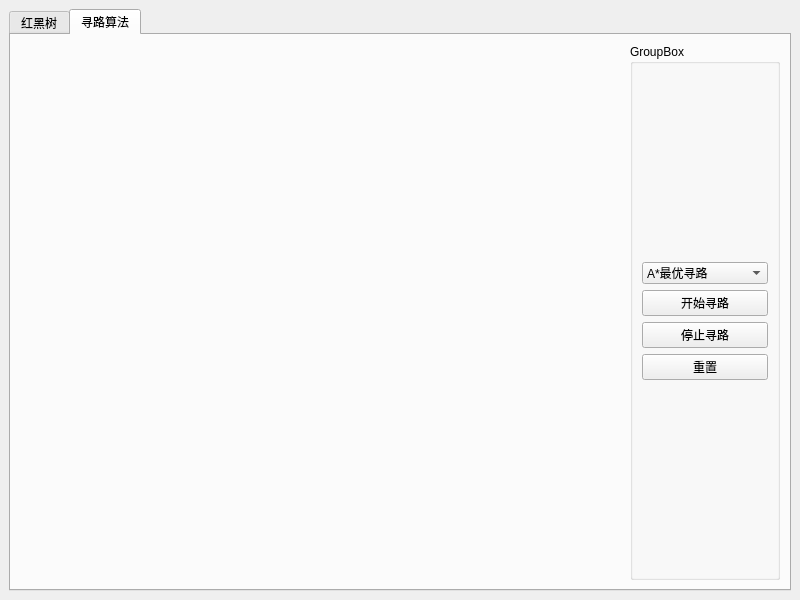
<?xml version="1.0" encoding="UTF-8"?>
<ui version="4.0">
 <class>MainWindow</class>
 <widget class="QMainWindow" name="MainWindow">
  <property name="geometry">
   <rect>
    <x>0</x>
    <y>0</y>
    <width>800</width>
    <height>600</height>
   </rect>
  </property>
  <property name="windowTitle">
   <string>MainWindow</string>
  </property>
  <widget class="QWidget" name="centralwidget">
   <layout class="QHBoxLayout" name="horizontalLayout">
    <item>
     <widget class="QTabWidget" name="tabWidget">
      <property name="tabShape">
       <enum>QTabWidget::Rounded</enum>
      </property>
      <property name="currentIndex">
       <number>1</number>
      </property>
      <property name="elideMode">
       <enum>Qt::ElideRight</enum>
      </property>
      <property name="documentMode">
       <bool>false</bool>
      </property>
      <property name="movable">
       <bool>true</bool>
      </property>
      <widget class="QWidget" name="tab">
       <attribute name="title">
        <string>红黑树</string>
       </attribute>
       <layout class="QVBoxLayout" name="verticalLayout">
        <item>
         <widget class="QGroupBox" name="groupBox">
          <property name="title">
           <string>GroupBox</string>
          </property>
          <layout class="QHBoxLayout" name="horizontalLayout_2">
           <item>
            <widget class="QSpinBox" name="brAddSpinBox">
             <property name="minimumSize">
              <size>
               <width>75</width>
               <height>0</height>
              </size>
             </property>
             <property name="minimum">
              <number>-1000</number>
             </property>
             <property name="maximum">
              <number>1000</number>
             </property>
            </widget>
           </item>
           <item>
            <widget class="QPushButton" name="brAddBtn">
             <property name="text">
              <string>添加</string>
             </property>
            </widget>
           </item>
           <item>
            <widget class="QSpinBox" name="brDelSpinBox">
             <property name="minimumSize">
              <size>
               <width>75</width>
               <height>0</height>
              </size>
             </property>
             <property name="minimum">
              <number>-1000</number>
             </property>
             <property name="maximum">
              <number>1000</number>
             </property>
            </widget>
           </item>
           <item>
            <widget class="QPushButton" name="brDelBtn">
             <property name="text">
              <string>删除</string>
             </property>
            </widget>
           </item>
           <item>
            <widget class="QPushButton" name="clearBtn">
             <property name="text">
              <string>清除</string>
             </property>
            </widget>
           </item>
           <item>
            <spacer name="horizontalSpacer">
             <property name="orientation">
              <enum>Qt::Horizontal</enum>
             </property>
             <property name="sizeHint" stdset="0">
              <size>
               <width>40</width>
               <height>20</height>
              </size>
             </property>
            </spacer>
           </item>
          </layout>
         </widget>
        </item>
        <item>
         <widget class="TreePainter" name="treePainter" native="true">
          <property name="sizePolicy">
           <sizepolicy hsizetype="Preferred" vsizetype="Preferred">
            <horstretch>0</horstretch>
            <verstretch>1</verstretch>
           </sizepolicy>
          </property>
         </widget>
        </item>
       </layout>
      </widget>
      <widget class="QWidget" name="tab_2">
       <attribute name="title">
        <string>寻路算法</string>
       </attribute>
       <layout class="QHBoxLayout" name="horizontalLayout_3">
        <item>
         <layout class="QVBoxLayout" name="verticalLayout_3">
          <property name="topMargin">
           <number>12</number>
          </property>
          <property name="bottomMargin">
           <number>12</number>
          </property>
          <item>
           <widget class="MazePainter" name="mazePainter" native="true">
            <property name="sizePolicy">
             <sizepolicy hsizetype="Preferred" vsizetype="Preferred">
              <horstretch>1</horstretch>
              <verstretch>1</verstretch>
             </sizepolicy>
            </property>
           </widget>
          </item>
         </layout>
        </item>
        <item>
         <widget class="QGroupBox" name="groupBox_2">
          <property name="sizePolicy">
           <sizepolicy hsizetype="Preferred" vsizetype="Preferred">
            <horstretch>0</horstretch>
            <verstretch>0</verstretch>
           </sizepolicy>
          </property>
          <property name="maximumSize">
           <size>
            <width>150</width>
            <height>16777215</height>
           </size>
          </property>
          <property name="title">
           <string>GroupBox</string>
          </property>
          <layout class="QVBoxLayout" name="verticalLayout_2">
           <item>
            <spacer name="verticalSpacer">
             <property name="orientation">
              <enum>Qt::Vertical</enum>
             </property>
             <property name="sizeHint" stdset="0">
              <size>
               <width>20</width>
               <height>40</height>
              </size>
             </property>
            </spacer>
           </item>
           <item>
            <widget class="QComboBox" name="option">
             <item>
              <property name="text">
               <string>A*最优寻路</string>
              </property>
             </item>
             <item>
              <property name="text">
               <string>dfs深度优先</string>
              </property>
             </item>
             <item>
              <property name="text">
               <string>bfs广度优先</string>
              </property>
             </item>
             <item>
              <property name="text">
               <string>抽象模式</string>
              </property>
             </item>
            </widget>
           </item>
           <item>
            <widget class="QPushButton" name="findBtn">
             <property name="text">
              <string>开始寻路</string>
             </property>
            </widget>
           </item>
           <item>
            <widget class="QPushButton" name="stopBtn">
             <property name="text">
              <string>停止寻路</string>
             </property>
            </widget>
           </item>
           <item>
            <widget class="QPushButton" name="resetBtn">
             <property name="text">
              <string>重置</string>
             </property>
            </widget>
           </item>
           <item>
            <spacer name="verticalSpacer_2">
             <property name="orientation">
              <enum>Qt::Vertical</enum>
             </property>
             <property name="sizeHint" stdset="0">
              <size>
               <width>20</width>
               <height>40</height>
              </size>
             </property>
            </spacer>
           </item>
          </layout>
         </widget>
        </item>
       </layout>
      </widget>
     </widget>
    </item>
   </layout>
  </widget>
 </widget>
 <customwidgets>
  <customwidget>
   <class>TreePainter</class>
   <extends>QWidget</extends>
   <header>treepainter.h</header>
   <container>1</container>
  </customwidget>
  <customwidget>
   <class>MazePainter</class>
   <extends>QWidget</extends>
   <header>mazepainter.h</header>
   <container>1</container>
  </customwidget>
 </customwidgets>
 <resources/>
 <connections>
  <connection>
   <sender>brDelSpinBox</sender>
   <signal>editingFinished()</signal>
   <receiver>brDelBtn</receiver>
   <slot>click()</slot>
   <hints>
    <hint type="sourcelabel">
     <x>247</x>
     <y>75</y>
    </hint>
    <hint type="destinationlabel">
     <x>327</x>
     <y>76</y>
    </hint>
   </hints>
  </connection>
  <connection>
   <sender>brAddSpinBox</sender>
   <signal>editingFinished()</signal>
   <receiver>brAddBtn</receiver>
   <slot>click()</slot>
   <hints>
    <hint type="sourcelabel">
     <x>87</x>
     <y>75</y>
    </hint>
    <hint type="destinationlabel">
     <x>167</x>
     <y>76</y>
    </hint>
   </hints>
  </connection>
 </connections>
</ui>
